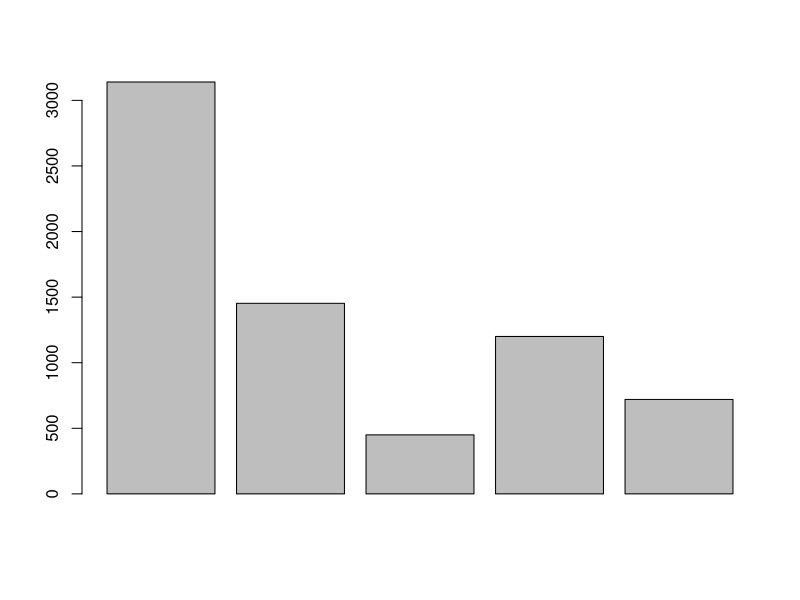
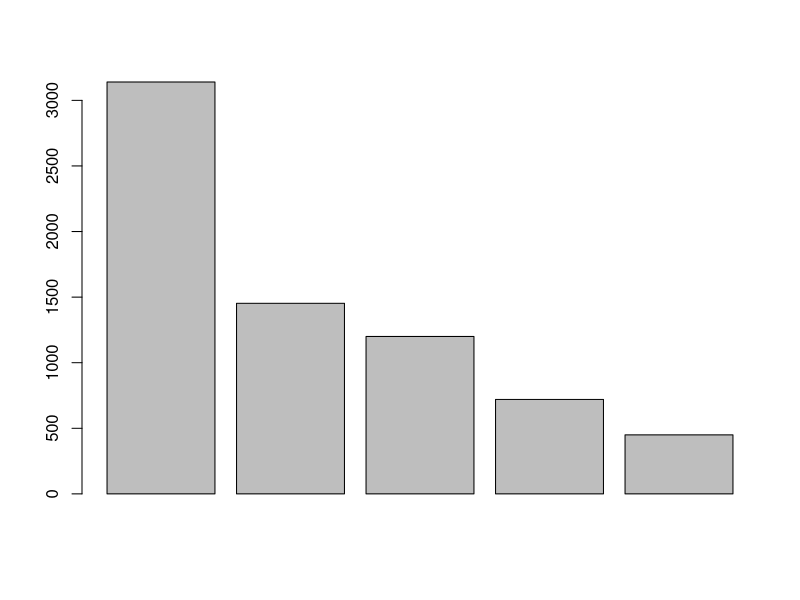

The R source for these figures, in order:
# Amanada
# 02/02/2022
# Tarea 1. Primer análisis en R

# PARTE 2. Problemas ----------------------------------------------------


# Problema 1

 Pinus <- 3140
 Mezquite <- 1453
 Encinos <- 450
 Teka <- 1200
 Juiperos <- 720

 superficie <- c(Pinus, Mezquite, Encinos, Teka, Juiperos) 
 
 barplot(superficie)

 sort(superficie) 

 barplot(sort(superficie, decreasing = TRUE)) 

 mean(superficie)

# Problema 2
 
 cajas <- c(1:30)
 germinacion <- c(4, 1, 6, 2, 4, 2, 4, 2, 4, 6, 3, 5, 3, 2, 5, 4, 0, 5, 4, 2, 4, 5, 3, 5, 3, 5, 4, 3, 6, 2) 
 mean(germinacion)
 ??absolute
 ?sd
 sd(germinacion, na.rm = FALSE)
# Problema 3
 
 Prosopis <- c(1:25)
 altura <- c(38, 14, 44, 11, 9, 21, 39, 28, 41, 4, 35, 24, 36, 12, 20, 31, 24, 25, 10, 21, 11, 36, 37, 20, 26)
 mean(altura) 
 sd(altura, na.rm = FALSE)
 